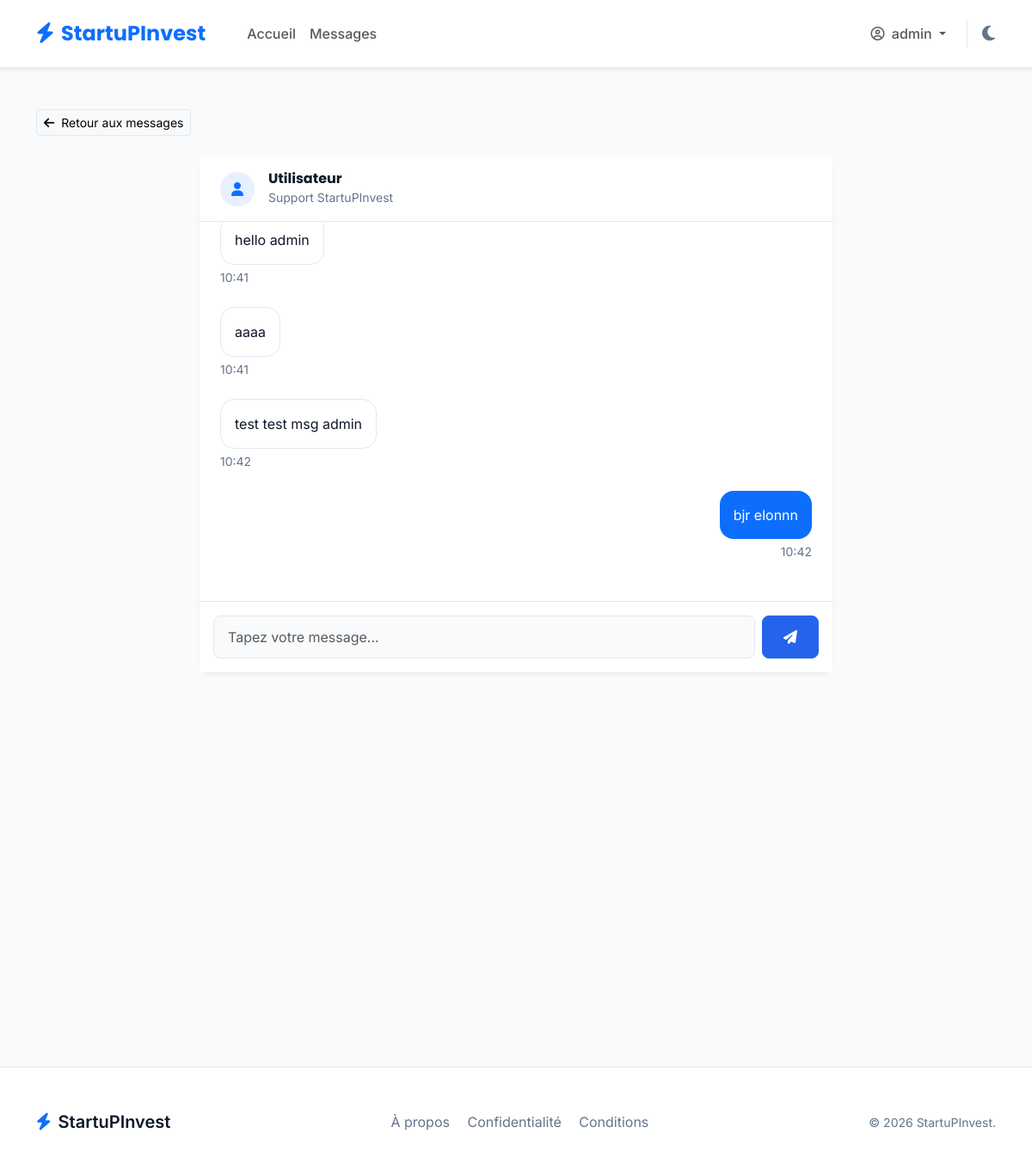
The app's page /public/messages/chat?project_id=null&other_id=4 (signed in) with its own data.
### tables this page shows
CREATE TABLE `messages` (
  `id` int NOT NULL AUTO_INCREMENT,
  `sender_id` int NOT NULL,
  `receiver_id` int NOT NULL,
  `project_id` int DEFAULT NULL,
  `contenu` text NOT NULL,
  `created_at` timestamp NULL DEFAULT CURRENT_TIMESTAMP,
  PRIMARY KEY (`id`),
  KEY `sender_id` (`sender_id`),
  KEY `receiver_id` (`receiver_id`),
  KEY `project_id` (`project_id`),
  CONSTRAINT `messages_ibfk_1` FOREIGN KEY (`sender_id`) REFERENCES `users` (`id`) ON DELETE CASCADE,
  CONSTRAINT `messages_ibfk_2` FOREIGN KEY (`receiver_id`) REFERENCES `users` (`id`) ON DELETE CASCADE,
  CONSTRAINT `messages_ibfk_3` FOREIGN KEY (`project_id`) REFERENCES `projects` (`id`) ON DELETE CASCADE
);

### app/Controllers/MessagesController.php (called while the page is built, shortened)
<?php
class MessagesController {
    public function chat() {
        $project_id = isset($_GET['project_id']) ? $_GET['project_id'] : null;
        $other_id = isset($_GET['other_id']) ? $_GET['other_id'] : null;
        $messageModel = new Message();
        $messages = $messageModel->getMessagesByProject($project_id, $_SESSION['user_id'], $other_id);
        if ($project_id === 'null' || $project_id == 0) {
            $project = [
                'id' => 'null',
                'titre' => 'Support StartuPInvest',
                'prenom' => 'Administrateur',
                'nom' => '',
                'startuper_id' => 1
            ];
        }
        require __DIR__ . '/../Views/messages/chat.php';
    }
}

### config/Database.php (called while the page is built, shortened)
<?php
class Database {
    private static $instance = null;
    private $connection;
    private function __construct() {
        $this->host = getenv('DB_HOST') ?: 'db';
        $this->db_name = getenv('DB_NAME') ?: 'startupinvest';
        $this->username = getenv('DB_USER') ?: 'root';
        $this->password = getenv('DB_PASS') ?: 'root';
        try {
            $this->connection = new PDO("mysql:host=" . $this->host . ";dbname=" . $this->db_name . ";charset=utf8mb4", $this->username, $this->password);
            $this->connection->setAttribute(PDO::ATTR_ERRMODE, PDO::ERRMODE_EXCEPTION);
            $this->connection->setAttribute(PDO::ATTR_DEFAULT_FETCH_MODE, PDO::FETCH_ASSOC);
        } catch(PDOException $exception) {
            echo "Connection error: " . $exception->getMessage();
        }
    }
    public static function getInstance() {
        if(!self::$instance) {
            self::$instance = new Database();
        }
        return self::$instance;
    }
    public function getConnection() {
        return $this->connection;
    }
}
?>

### app/Models/Message.php (called while the page is built, shortened)
<?php
class Message {
    private $conn;
    private $table_name = "messages";
    public function __construct() {
        $this->conn = Database::getInstance()->getConnection();
    }
    public function getMessagesByProject($project_id, $user1_id, $user2_id) {
        $project_clause = ($project_id === 'null' || $project_id === null) ? "m.project_id IS NULL" : "m.project_id = :project_id";
        $query = "SELECT m.*, u.pseudo as sender_name
                  FROM " . $this->table_name . " m
                  JOIN users u ON m.sender_id = u.id
                  WHERE $project_clause
                  AND ((m.sender_id = :u1 AND m.receiver_id = :u2)
                   OR (m.sender_id = :u2 AND m.receiver_id = :u1))
                  ORDER BY m.created_at ASC";
        $stmt = $this->conn->prepare($query);
        $stmt->bindParam(":u1", $user1_id);
        $stmt->bindParam(":u2", $user2_id);
        $stmt->execute();
        return $stmt->fetchAll(PDO::FETCH_ASSOC);
    }
}

### app/Views/messages/chat.php (the view, shortened to what this page needs)
<?php require_once __DIR__ . '/../layouts/header.php'; ?>
<?php require_once __DIR__ . '/../layouts/navbar.php'; ?>
<main class="container mt-5 flex-grow-1">
    <div class="mb-4">
        <a href="<?= URLROOT ?>/messages" class="btn btn-sm btn-light border-custom"><i class="fa-solid fa-arrow-left me-2"></i>Retour aux messages</a>
    </div>
    <div class="row justify-content-center">
        <div class="col-lg-8">
            <div class="saas-card border-0 d-flex flex-column" style="height: 600px;">
                <div class="bg-surface px-4 py-3 border-bottom border-custom d-flex align-items-center">
                    <div class="bg-primary bg-opacity-10 text-primary rounded-circle d-flex align-items-center justify-content-center me-3" style="width: 40px; height: 40px;">
                        <i class="fa-solid fa-user"></i>
                    </div>
                    <div>
                        <h6 class="fw-bold text-main mb-0"><?= htmlspecialchars($other_id == $project['startuper_id'] ? $project['prenom'] . ' ' . $project['nom'] : 'Utilisateur') ?></h6>
                        <small class="text-muted-custom"><?= htmlspecialchars($project['titre']) ?></small>
                    </div>
                </div>
                <div class="flex-grow-1 overflow-auto p-4 bg-bg-color" id="chat-messages">
                    <?php if(empty($messages)): ?>
                        <div class="text-center py-5 opacity-50">
                            <p>Envoyez un message pour commencer la discussion.</p>
                        </div>
                    <?php else: ?>
                        <?php foreach($messages as $msg): ?>
                            <div class="d-flex mb-4 <?= $msg['sender_id'] == $_SESSION['user_id'] ? 'justify-content-end' : '' ?>">
                                <div style="max-width: 75%;">
                                    <div class="p-3 rounded-4 <?= $msg['sender_id'] == $_SESSION['user_id'] ? 'bg-primary text-white' : 'bg-surface border border-custom text-main' ?>">
                                        <?= htmlspecialchars($msg['contenu']) ?>
                                    </div>
                                    <div class="small text-muted-custom mt-1 <?= $msg['sender_id'] == $_SESSION['user_id'] ? 'text-end' : '' ?>">
                                        <?= date('H:i', strtotime($msg['created_at'])) ?>
                                    </div>
                                </div>
                            </div>
                        <?php endforeach; ?>
                    <?php endif; ?>
                </div>
                <div class="p-3 bg-surface border-top border-custom">
                    <form method="POST" action="<?= URLROOT ?>/messages/send" class="d-flex gap-2">
                        <input type="text" name="contenu" class="form-control bg-bg-color border-custom" placeholder="Tapez votre message..." required autofocus autocomplete="off">
                        <button type="submit" class="btn btn-primary px-4">
                            <i class="fa-solid fa-paper-plane"></i>
                        </button>
                    </form>
                </div>
            </div>
        </div>
    </div>
</main>
<?php require_once __DIR__ . '/../layouts/footer.php'; ?>

### public/assets/css/index.css (style rules this page uses)
:root { --primary: #2563eb; --primary-hover: #1d4ed8; --success: #10b981; --success-hover: #059669; --bg-color: #f9fafb; --surface-color: #ffffff; --text-main: #0f172a; --text-muted: #64748b; --border-color: #e2e8f0; --card-shadow: 0 4px 6px -1px rgba(0, 0, 0, 0.05), 0 2px 4px -1px rgba(0, 0, 0, 0.03); --card-shadow-hover: 0 20px 25px -5px rgba(0, 0, 0, 0.1), 0 10px 10px -5px rgba(0, 0, 0, 0.04); }
body { background-color: var(--bg-color); color: var(--text-main); transition: background-color 0.3s ease, color 0.3s ease; font-family: 'Inter', sans-serif; min-height: 100vh; display: flex; flex-direction: column; }
h1, h2, h3, h4, h5, h6, .navbar-brand { font-family: 'Poppins', sans-serif; font-weight: 600; }
.bg-surface { background-color: var(--surface-color) !important; }
.text-main { color: var(--text-main) !important; }
.text-muted-custom { color: var(--text-muted) !important; }
.border-custom { border-color: var(--border-color) !important; }
.btn-primary { background-color: var(--primary); border-color: var(--primary); border-radius: 8px; font-weight: 500; transition: all 0.2s ease; }
.saas-card { background-color: var(--surface-color); border: 1px solid var(--border-color); border-radius: 12px; box-shadow: var(--card-shadow); transition: transform 0.2s ease, box-shadow 0.2s ease; }
.form-control, .form-select { background-color: var(--bg-color); border: 1px solid var(--border-color); color: var(--text-main); border-radius: 8px; padding: 0.75rem 1rem; }

### records on screen
messages: contenu "hello admin", created_at "10:41"
messages: contenu "aaaa", created_at "10:41"
messages: contenu "test test msg admin", created_at "10:42"
messages: contenu "bjr elonnn", created_at "10:42"

### other values on screen
$_SESSION['pseudo'] "admin"
$project['titre'] "Support StartuPInvest"
